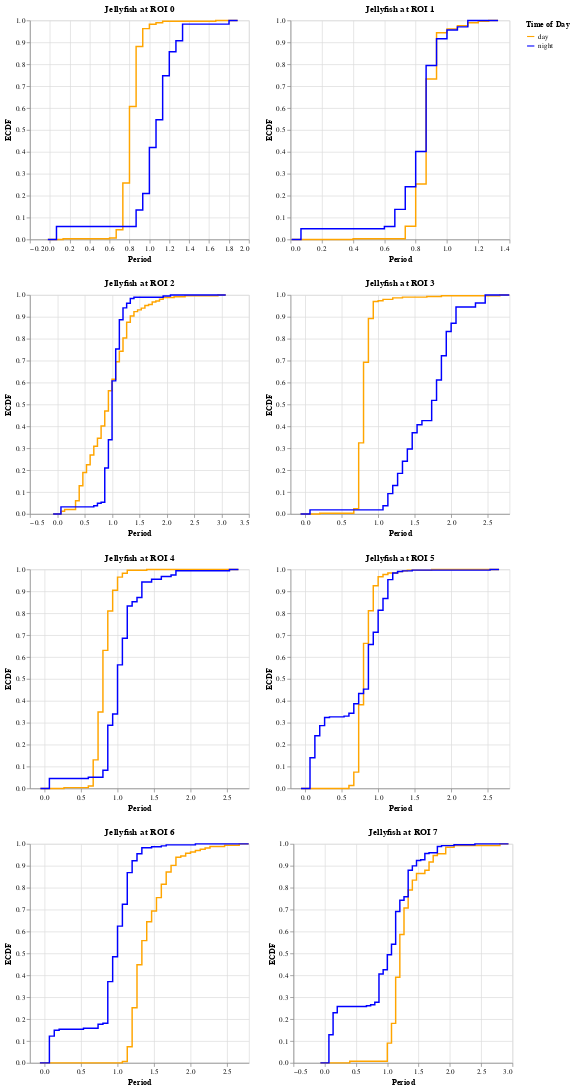

This figure's notebook cell:
### Code cell
(ecdfs[0] | ecdfs[1]) & (ecdfs[2] | ecdfs[3]) & (ecdfs[4] | ecdfs[5]) & (ecdfs[6] | ecdfs[7])

### Figure 1 — Vega-Lite specification as saved in the notebook (floating-point values rounded to 4 significant figures; data arrays with more than 128 entries replaced by an {"elided": "..."} marker saying what was removed)
{"$schema": "https://vega.github.io/schema/vega-lite/v2.6.0.json", "config": {"view": {"height": 300, "width": 400}}, "datasets": {"data-3852ed222b5bc7b75ca48d3c936d4ddc": {"elided": "772 records"}, "data-61c7a13aa1d75046ab8229b24d04b701": {"elided": "768 records"}, "data-6f5c106077181a5d4a7769d3a3b60131": {"elided": "874 records"}, "data-757d2e0cc7958139fac16eee3b9f88d9": {"elided": "1196 records"}, "data-baefa414fc5dd990af9e97b7ccc3169d": {"elided": "832 records"}, "data-cbd6acdf6b46a4a15f3ebd5e39e84ead": {"elided": "884 records"}, "data-ce0913e41483bc03ad7bf6962b50a995": {"elided": "704 records"}, "data-ce6c1178b27710c0b32ae2efe01a0873": {"elided": "980 records"}}, "vconcat": [{"hconcat": [{"data": {"name": "data-baefa414fc5dd990af9e97b7ccc3169d"}, "encoding": {"color": {"field": "Condition", "scale": {"range": ["orange", "blue"]}, "title": "Time of Day", "type": "nominal"}, "order": {"field": "Period", "sort": "ascending", "type": "quantitative"}, "x": {"field": "Period", "type": "quantitative"}, "y": {"field": "__ECDF", "title": "ECDF", "type": "quantitative"}}, "height": 300, "mark": {"type": "line"}, "title": "Jellyfish at ROI 0", "width": 300}, {"data": {"name": "data-ce6c1178b27710c0b32ae2efe01a0873"}, "encoding": {"color": {"field": "Condition", "scale": {"range": ["orange", "blue"]}, "title": "Time of Day", "type": "nominal"}, "order": {"field": "Period", "sort": "ascending", "type": "quantitative"}, "x": {"field": "Period", "type": "quantitative"}, "y": {"field": "__ECDF", "title": "ECDF", "type": "quantitative"}}, "height": 300, "mark": {"type": "line"}, "title": "Jellyfish at ROI 1", "width": 300}]}, {"hconcat": [{"data": {"name": "data-6f5c106077181a5d4a7769d3a3b60131"}, "encoding": {"color": {"field": "Condition", "scale": {"range": ["orange", "blue"]}, "title": "Time of Day", "type": "nominal"}, "order": {"field": "Period", "sort": "ascending", "type": "quantitative"}, "x": {"field": "Period", "type": "quantitative"}, "y": {"field": "__ECDF", "title": "ECDF", "type": "quantitative"}}, "height": 300, "mark": {"type": "line"}, "title": "Jellyfish at ROI 2", "width": 300}, {"data": {"name": "data-ce0913e41483bc03ad7bf6962b50a995"}, "encoding": {"color": {"field": "Condition", "scale": {"range": ["orange", "blue"]}, "title": "Time of Day", "type": "nominal"}, "order": {"field": "Period", "sort": "ascending", "type": "quantitative"}, "x": {"field": "Period", "type": "quantitative"}, "y": {"field": "__ECDF", "title": "ECDF", "type": "quantitative"}}, "height": 300, "mark": {"type": "line"}, "title": "Jellyfish at ROI 3", "width": 300}]}, {"hconcat": [{"data": {"name": "data-cbd6acdf6b46a4a15f3ebd5e39e84ead"}, "encoding": {"color": {"field": "Condition", "scale": {"range": ["orange", "blue"]}, "title": "Time of Day", "type": "nominal"}, "order": {"field": "Period", "sort": "ascending", "type": "quantitative"}, "x": {"field": "Period", "type": "quantitative"}, "y": {"field": "__ECDF", "title": "ECDF", "type": "quantitative"}}, "height": 300, "mark": {"type": "line"}, "title": "Jellyfish at ROI 4", "width": 300}, {"data": {"name": "data-757d2e0cc7958139fac16eee3b9f88d9"}, "encoding": {"color": {"field": "Condition", "scale": {"range": ["orange", "blue"]}, "title": "Time of Day", "type": "nominal"}, "order": {"field": "Period", "sort": "ascending", "type": "quantitative"}, "x": {"field": "Period", "type": "quantitative"}, "y": {"field": "__ECDF", "title": "ECDF", "type": "quantitative"}}, "height": 300, "mark": {"type": "line"}, "title": "Jellyfish at ROI 5", "width": 300}]}, {"hconcat": [{"data": {"name": "data-3852ed222b5bc7b75ca48d3c936d4ddc"}, "encoding": {"color": {"field": "Condition", "scale": {"range": ["orange", "blue"]}, "title": "Time of Day", "type": "nominal"}, "order": {"field": "Period", "sort": "ascending", "type": "quantitative"}, "x": {"field": "Period", "type": "quantitative"}, "y": {"field": "__ECDF", "title": "ECDF", "type": "quantitative"}}, "height": 300, "mark": {"type": "line"}, "title": "Jellyfish at ROI 6", "width": 300}, {"data": {"name": "data-61c7a13aa1d75046ab8229b24d04b701"}, "encoding": {"color": {"field": "Condition", "scale": {"range": ["orange", "blue"]}, "title": "Time of Day", "type": "nominal"}, "order": {"field": "Period", "sort": "ascending", "type": "quantitative"}, "x": {"field": "Period", "type": "quantitative"}, "y": {"field": "__ECDF", "title": "ECDF", "type": "quantitative"}}, "height": 300, "mark": {"type": "line"}, "title": "Jellyfish at ROI 7", "width": 300}]}]}
